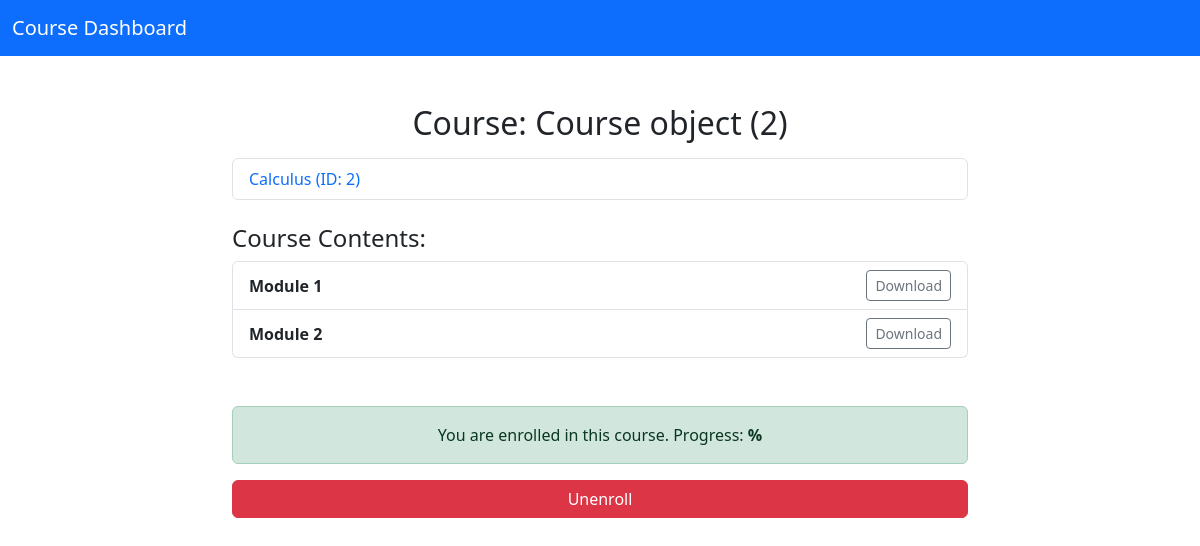
/view/2 (signed in), run on the app's committed database.
### main/models.py (models this page shows)
class Course(models.Model):
    category = models.CharField(max_length=50)
    teacher = models.CharField(max_length=50)
    title = models.CharField(max_length=150)
    description = models.TextField()

class CourseContent(models.Model):
    course = models.ForeignKey(Course, on_delete=models.CASCADE, related_name="contents")
    file = models.FileField(upload_to=settings.MEDIA_ROOT/"course_contents")
    title = models.CharField(max_length=255)
    visibleToAll=models.BooleanField(default=False)
    number = models.IntegerField()
    class Meta:
        ordering = ['number']  # Order contents by number

### main/views.py (the view)
# urls.py: path('view/<course_id>', cv.view, name='courses_view'),
    def view(self, request, course_id):
        course = Course.objects.get(id=course_id)
        course_contents=CourseContent.objects.filter(course=course)
        try:
            enrollment = Enrollment.objects.get(student=request.user, course=course)
        except Enrollment.DoesNotExist:
            enrollment=None
        if enrollment:
            is_enrolled=True
        else:
            is_enrolled=False
        print(course_contents)
        return render(request, 'main/view.html', {'course': course,"contents":course_contents,"is_enrolled":is_enrolled})

### main/templates/main/view.html (shortened to what this page needs)
<!DOCTYPE html>
<html lang="en">
<head>
    <link href="https://cdn.jsdelivr.net/npm/bootstrap@5.3.2/dist/css/bootstrap.min.css" rel="stylesheet">
</head>
<body>
    <nav class="navbar navbar-expand-lg navbar-dark bg-primary">
        <div class="container-fluid">
            <a class="navbar-brand" href="#">Course Dashboard</a>
        </div>
    </nav>
    <div class="container py-5">
        <div class="row mb-4">
            <div class="col-md-8 mx-auto">
                <h2 class="text-center mb-3">Course: {{ course }}</h2>
                <ul class="list-group">
                    <li class="list-group-item">
                        <a href="/view/{{ course.id }}" class="text-decoration-none text-primary">
                            {{ course.title }} (ID: {{ course.id }})
                        </a>
                    </li>
                </ul>
            </div>
        </div>
        <div class="row">
            <div class="col-md-8 mx-auto">
                <h4>Course Contents:</h4>
                <ul class="list-group">
                    {% for content in contents %}
                    <li class="list-group-item d-flex justify-content-between align-items-center">
                        <span><strong>{{ content.title }}</strong></span>
                        <a href="{{ content.file.url }}" target="_blank" class="btn btn-sm btn-outline-secondary">Download</a>
                    </li>
                    {% endfor %}
                </ul>
            </div>
        </div>
        <div class="row mt-5">
            <div class="col-md-8 mx-auto">
                {% with cid=course.id %}
                {% if is_enrolled %}
                <div class="alert alert-success text-center" role="alert">
                    You are enrolled in this course. Progress: <strong>{{ progress }}%</strong>
                </div>
                <form method="post" action="{% url 'unenroll' cid %}">
                    <button type="submit" class="btn btn-danger w-100">Unenroll</button>
                </form>
                {% endif %}
                {% endwith %}
            </div>
        </div>
    </div>
</body>
</html>

### data on the page
Course: id "Course object (2)", title "Calculus", id "2"
CourseContent: title "Module 1"
CourseContent: title "Module 2"
